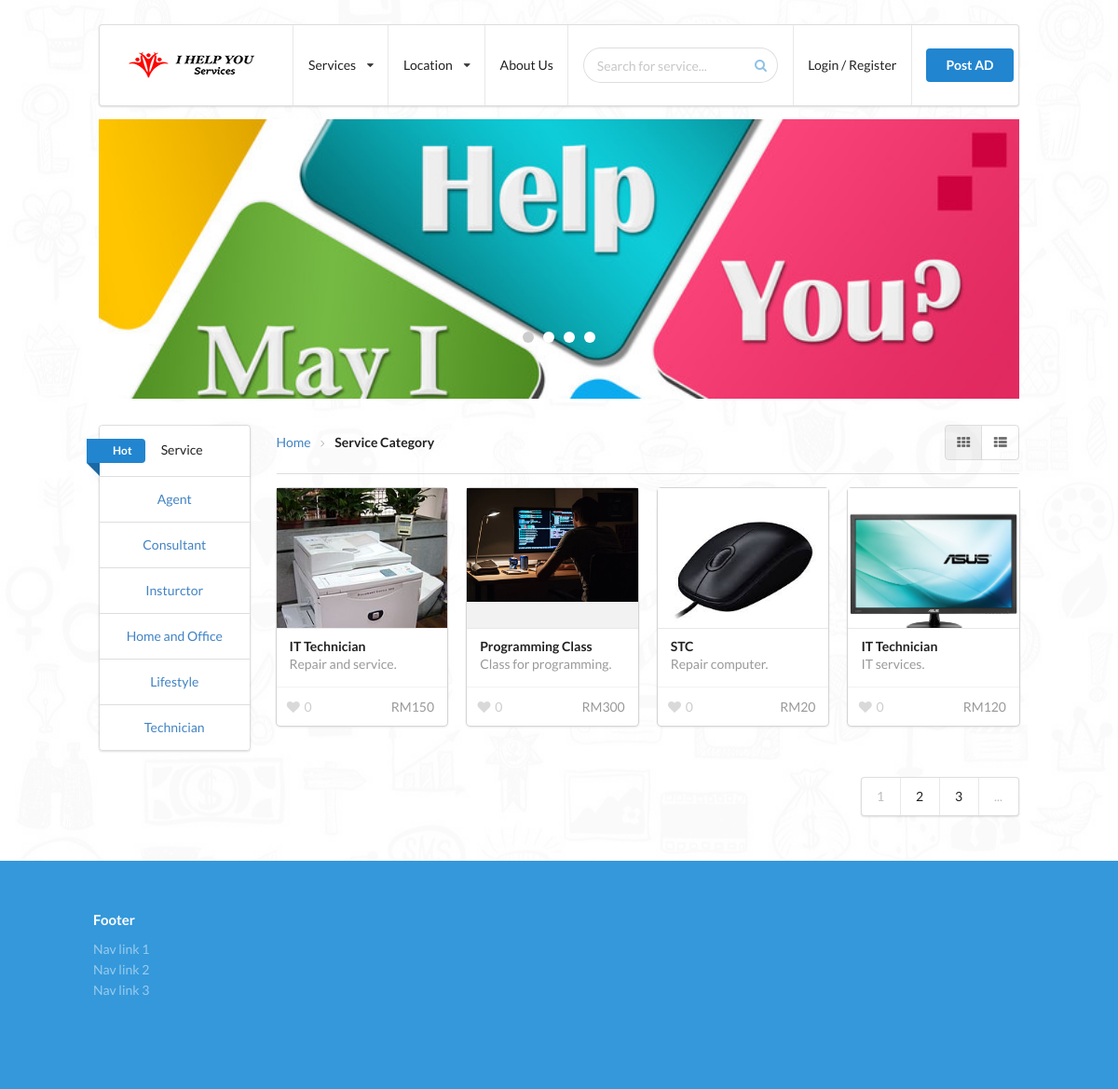
The page / on the database its author committed.
### tables this page shows
CREATE TABLE `post` (
  `services_id` int(30) NOT NULL,
  `service_name` varchar(30) NOT NULL,
  `description` text NOT NULL,
  `location` varchar(30) NOT NULL,
  `area` varchar(50) NOT NULL,
  `price` int(11) NOT NULL,
  `contact` varchar(30) NOT NULL,
  `type` varchar(30) NOT NULL,
  `uploadpicture` text NOT NULL,
  `user_id` int(30) NOT NULL,
  `datetime` datetime DEFAULT CURRENT_TIMESTAMP,
  `likes` int(11) NOT NULL
);

### index.php (the view, shortened to what this page needs)
<!DOCTYPE html>
<html lang="en">
<head>
    <link rel="stylesheet" href="css/semantic.min.css">
    <link rel="stylesheet" href="css/style.css">
    <link rel="stylesheet" href="css/slider.css">
</head>
<body>
    <div class="container">
        <div class="wrapper">
            <?php include 'header.php';?>
            <div class="ui grid">
                <div class="sixteen wide column">
                    <div class="slider-wrapper">
                        <div class="slider slider1">
                            <div class="slides">
                                <div class="slide-item items">
                                    <img src="img/mayihu.jpg" alt="banner"/>
                                </div>
                            </div>
                        </div>
                    </div>
                </div>
                <div class="three wide column">
                    <?php include('sideNav.php'); ?>
                </div>
                <div class="thirteen wide column listing-content">
                    <div class="sixteen wide column">
                        <div class="ui floating breadcrumb home-breadcrumb">
                            <a class="section">Home</a>
                            <i class="right angle icon divider"></i>
                            <div class="active section">Service Category</div>
                        </div>
                        <div class="ui right floated icon basic buttons view-selection">
                            <div class="ui button card-view active"><i class="grid layout icon"></i></div>
                            <div class="ui button list-view"><i class="list layout icon"></i></div>
                        </div>
                    </div>
                    <div class="ui divider"></div>
                    <div class="ui four stackable cards">
                        <?php
                            if (isset($_GET['page'])) {
                                $currentPage = $_GET['page'];
                            } else{
                                $currentPage = 1;
                            }
                            $offset = ($currentPage - 1) * 16;
                            $query = "SELECT * FROM `post` ORDER BY datetime DESC LIMIT 16 OFFSET $offset";
                            $countTotalRows = "SELECT COUNT(services_id) FROM `post`";
                            $result = mysqli_query($link, $query);
                            $totalRowsResult = mysqli_query($link, $countTotalRows);
                            while($totalPagerows = mysqli_fetch_array($totalRowsResult, MYSQLI_NUM)){
                                $totalPage = $totalPagerows[0] / 16;
                                $lastPage = round($totalPage,0,PHP_ROUND_HALF_DOWN);
                            }
                            while($row = mysqli_fetch_array($result))
                            {
                                $serviceId = $row[0];
                                $serviceName = $row[1];
                                $description = $row[2];
                                $price = $row[5];
                                $uploadedLocation = $row[8];
                                $likes = $row[11];
                                if($uploadedLocation !== ""){
                                    $imageLocation = $uploadedLocation;
                                } else{
                                    $imageLocation = 'img/image.png';
                                }
                                if(!isset($currentUserId)){
                                    $currentUserId = 0;
                                }
                                $results = mysqli_query($link, "SELECT * FROM likes WHERE user_id=$currentUserId AND services_id=$serviceId");
                                if (mysqli_num_rows($results) == 1 ){
                                    $active = "active";
                                } else{
                                    $active = "";
                                }
                                echo '<div class="ui fluid card listing-item">';
                                echo '    <a class="listing-link" href="listing.php?serviceId=' . $serviceId . '">Link To post</a>';
                                echo '    <div class="image">';
                                echo '        <img src="' . $imageLocation .'">';
                                echo '    </div>';
                                echo '    <div class="content">';
                                echo '        <div class="header">';
                                echo '            <h5 class="ui header">'. $serviceName .'</h5>';
                                echo '        </div>';
                                echo '        <div class="meta">';
                                echo '            <a>'. $description .'</a>';
                                echo '        </div>';
                                echo '    </div>';
                                echo '    <div class="extra content">';
                                echo '        <span class="right floated">';
                                echo '            RM<span class="price">' . $price . '</span>';
                                echo '        </span>';
                                echo '        <span class="like-count">';
                                echo '            <i class="like icon ' . $active . '" data-services-id="' . $serviceId . '"></i><span class="amount">' . $likes . '</span>';
                                echo '        </span>';
                                echo '    </div>';
                                echo ' </div>';
                            }
                        ?>
                    </div>
                </div>
                <div class="sixteen wide column">
                    <div class="ui right floated pagination menu">
                        <?php
                            if($currentPage == 1 || $currentPage == 2 || $currentPage == 3){
                                echo '<a href="index.php?page=' . $currentPage . '" class="item disabled">' . $currentPage . '</a>';
                                echo '<a href="index.php?page=' . ($currentPage + 1) . '" class="item">' . ($currentPage + 1) . '</a>';
                                echo '<a href="index.php?page=' . ($currentPage + 2) . '" class="item">' . ($currentPage + 2) . '</a>';
                                echo '<div class="disabled item">...</div>';
                            } else if($currentPage > ($lastPage - 3) || $currentPage > ($lastPage - 2) || $currentPage > ($lastPage - 1)){
                                echo '<div class="disabled item">...</div>';
                                echo '<a href="index.php?page=' . ($lastPage - 3) . '" class="item ' . (($lastPage - 3) == $currentPage ? 'disabled' : ''). '">' . ($lastPage - 3) . '</a>';
                                echo '<a href="index.php?page=' . ($lastPage - 2) . '" class="item ' . (($lastPage - 2) == $currentPage ? 'disabled' : ''). '">' . ($lastPage - 2) . '</a>';
                                echo '<a href="index.php?page=' . ($lastPage - 1) . '" class="item ' . (($lastPage - 1) == $currentPage ? 'disabled' : ''). '">' . ($lastPage - 1) . '</a>';
                                echo '<a href="index.php?page=' . $lastPage . '" class="item ' . ($lastPage == $currentPage ? 'disabled' : ''). '">' . $lastPage . '</a>';
                            }
                        ?>
                    </div>
                </div>
            </div>
        </div>
    </div>
<?php include 'footer.php';?>
</body>
</html>

### header.php (shortened to what this page needs)
<div class="ui menu margin-top">
	<div class="header item"><a href="index.php"><img class="ui fluid image" src="img/logo.jpg" ></a></div>
    <div class="ui pointing dropdown link item">
        <span class="text">Services</span>
        <i class="dropdown icon"></i>
    </div>
    <div class="ui pointing dropdown link item">
        <span class="text">Location</span>
        <i class="dropdown icon"></i>
    </div>
    <a class="item"a href="aboutus.php">About Us</a>
    <div class="right menu">
        <div class="item">
            <div class="ui search">
                <div class="ui icon input">
                    <input id="search" class="prompt" type="text" placeholder="Search for service...">
                </div>
            </div>
        </div>
        <?php
        if (isset($_SESSION['email'])) {
            include ('connection.php');
            $email = $_SESSION['email'];
            $query = "SELECT * FROM `register_user` WHERE email = '$email'";
            $result = mysqli_query($link, $query);
            while($row = mysqli_fetch_array($result, MYSQLI_NUM))
            {
              $userId = $row[0];
              $firstName = $row[1];
              $lastName = $row[2];
              $email = $row[3];
              $pwd = $row[4];
              $mobileNo = $row[5];
              $address = $row[6];
              $country = $row[7];
              $gender = $row[8];
              $acc_SSM = $row[9];
              $company_name = $row[10];
              $service = $row[11];
            }
            if($firstName != "" || $lastName != ""){
                $displayName = $firstName . " " . $lastName;
            } else {
                $displayName = $company_name;
            }
            echo '
            <div class="ui pointing dropdown link item company-name">
            <span>' . $displayName . '</span>
            <i class="dropdown icon"></i>
            <div class="menu">
                <a class="item" href="profile.php">
                    <i class="user icon"></i>
                    <span>Profile</span>
                </a>
                <a class="item" href="password.php">
                    <i class="lock icon"></i>
                    <span>Change Password</span>
                </a>
                <a class="item" href="logout.php">
                    <i class="sign out icon"></i>
                    <span>Logout</span>
                </a>
            </div>
        </div>
        ';
        echo '<input type="hidden" id="currentSession" data-current-user="' . $userId . '" />';
        } else{
            echo '<a class="item" href="login.php">Login / Register</a>';
        }
        ?>
       <div class="item">
          <a class="ui primary button" href="<?php
          if (isset($_SESSION['email'])) {
            echo 'post.php';
          } else{
            echo 'login.php?message=error';
          }
          ?>">
                Post AD
           </a>
        </div>
    </div>
</div>

### sideNav.php
<div class="ui segments">
    <div class="ui raised segment">
        <span class="ui blue ribbon label">Hot</span>
        <span>Service</span>
    </div>
    <div class="ui center aligned segment">
        <a href="searchType.php?type=Agent&page=1">Agent</a>
    </div>
    <div class="ui center aligned segment">
        <a href="searchType.php?type=Consultant&page=1">Consultant</a>
    </div>
    <div class="ui center aligned segment">
        <a href="searchType.php?type=Insturctor&page=1">Insturctor</a>
    </div>
    <div class="ui center aligned segment">
        <a href="searchType.php?type=Home&page=1">Home and Office</a>
    </div>
    <div class="ui center aligned segment">
        <a href="searchType.php?type=Lifestyle&page=1">Lifestyle</a>
    </div>
    <div class="ui center aligned segment">
        <a href="searchType.php?type=Technician&page=1">Technician</a>
    </div>
</div>

### footer.php
<?php
echo'
    <div class="footer">
        <div class="container">
            <div class="ui inverted stackable grid">
                <div class="four wide column">
                    <h4 class="ui inverted header">Footer</h4>
                    <div class="ui inverted link list">
                        <div class="item">
                            Nav link 1
                        </div>
                        <div class="item">
                            Nav link 2
                        </div>
                        <div class="item">
                            Nav link 3
                        </div>
                    </div>
                </div>
            </div>
        </div>
    </div>
'
?>

### css/style.css (style rules this page uses)
html, body { margin: 0; position: relative; background: #fff url(../img/bg.jpg) center; }
.container { width: 1000px; margin: 0 auto 3rem; }
.wrapper { padding: 6px; -webkit-box-sizing: border-box; -moz-box-sizing: border-box; box-sizing: border-box; }
.home-breadcrumb { line-height: 38px !important; }
.slider-wrapper { height: 300px; }
.margin-top { margin-top: 20px !important; }
.margin-top .right > .item:nth-child(1):before { background: transparent !important; }
.listing-item { position: relative; transition-timing-function: ease-in-out; transition-duration: 400ms !important; }
.listing-item .image { height: 150px; overflow: hidden; }
.listing-item .image img { width: 100%; height: auto; }
.listing-item .listing-link { position: absolute; font-size: 0; top: 0; right: 0; bottom: 0; left: 0; width: 100%; height: 100%; z-index: 99; }
.listing-item .like-count { z-index: 999; position: absolute; left: 10px; }
.listing-item .like-count.disable { opacity: 0.5; pointer-events: none; cursor: not-allowed; }
.pagination .disabled { pointer-events: none; }
.footer { padding: 4rem 0 4rem 0; background-color: #3498db; }

### css/slider.css (style rules this page uses)
.slider { position: relative; width: 100%; height: 100%; overflow: hidden; }
.slides { height: 100%; overflow: hidden; *zoom: 1; -webkit-backface-visibility: hidden; -webkit-transform-style: preserve-3d; }
.slide-item { height: 100%; float: left; clear: none; }
.slider1 .slide-item { height:100%; width:100%; overflow: hidden; }
.slider1 .items img { width: 100%; }
.slider1 { color:#fff; }

### rows shown on the page
post: uploadpicture (picture), service_name "IT Technician", description "Repair and service.", price "150", likes "0"
post: uploadpicture (picture), service_name "Programming Class", description "Class for programming.", price "300", likes "0"
post: uploadpicture (picture), service_name "STC", description "Repair computer.", price "20", likes "0"
post: uploadpicture (picture), service_name "IT Technician", description "IT services.", price "120", likes "0"

### other values the page prints
$currentPage "1"
$currentPage + 1 "2"
$currentPage + 2 "3"
